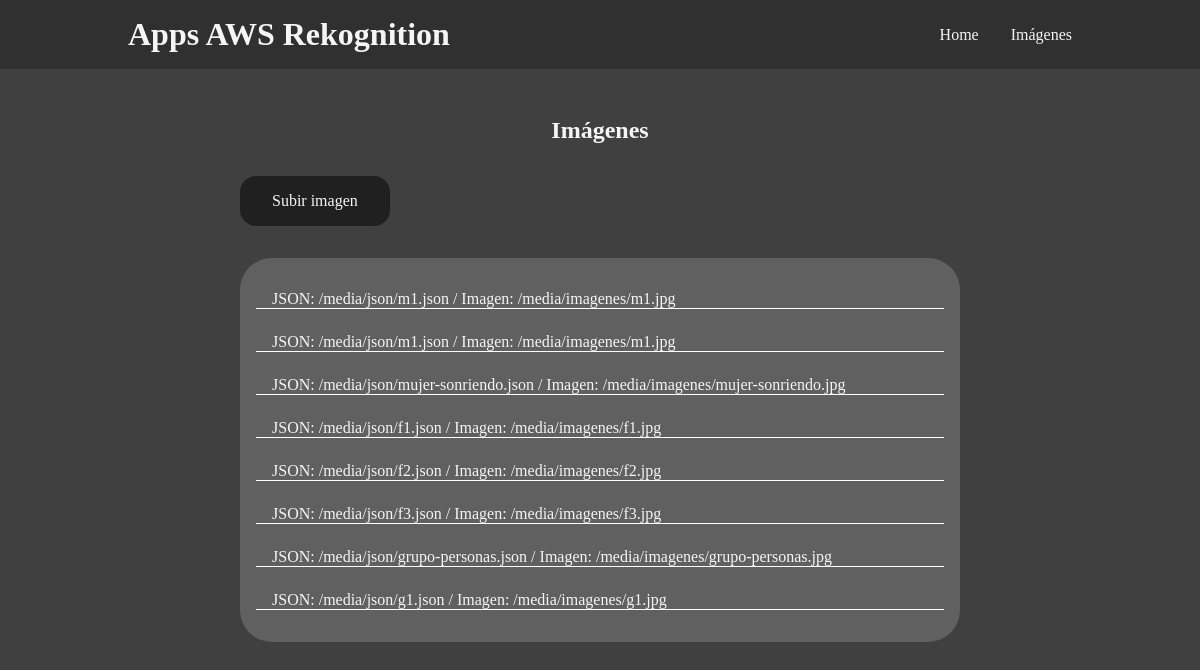
The page /imagenes/ on the database as committed earlier.
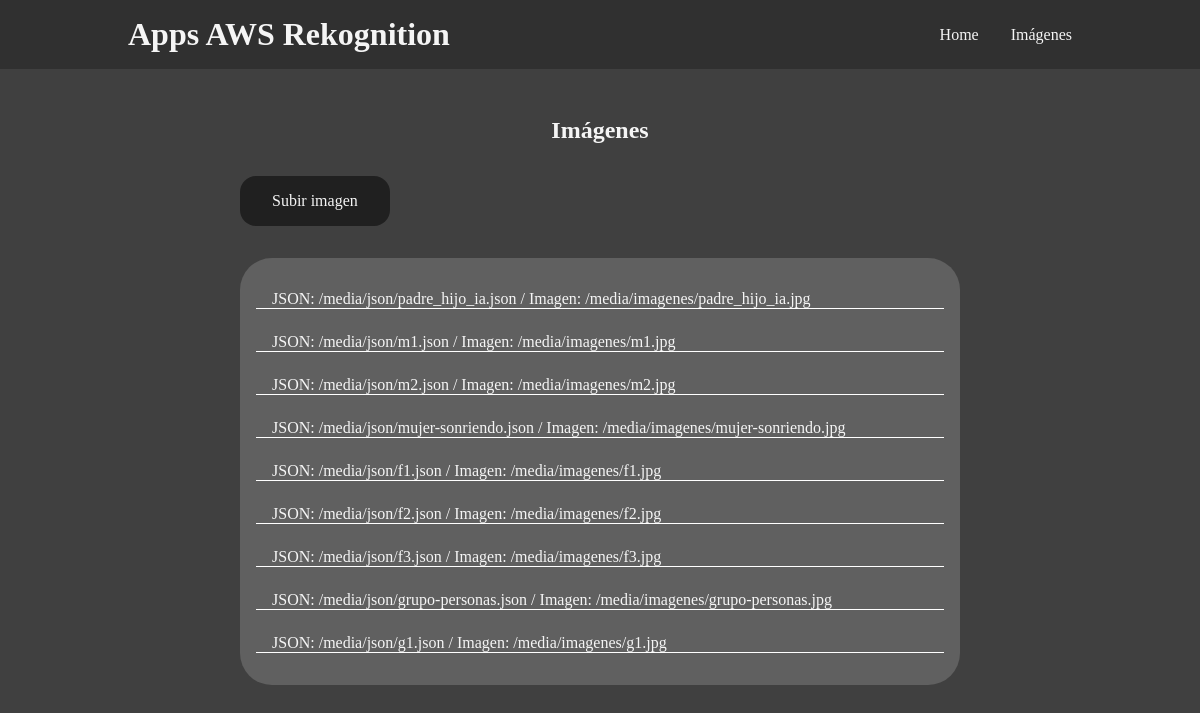
The same page on the database as committed later.
### home/models.py (models this page shows, shortened)
class Imagen(models.Model):
	json = models.FileField(upload_to='json/')
	imagen = models.ImageField(upload_to='imagenes/')
	created_at = models.DateTimeField(auto_now_add=True, null=True, blank=True)
	updated = models.DateTimeField(auto_now_add=False, auto_now=True)
	class Meta:
		db_table = "imagenes"
		ordering = ['-created_at']
		constraints = [
			models.UniqueConstraint(fields=['json'], name='unique_json'),
			models.UniqueConstraint(fields=['imagen'], name='unique_imagen')
		]

### home/views.py (the view)
# urls.py: path('imagenes/', views.imagenes, name='imagenes'),
def imagenes(request):
    imagenes = Imagen.objects.all()
    return render(request, 'imagenes.html', {
        'imagenes': imagenes
    })

### home/templates/imagenes.html (shortened to what this page needs)
{% extends 'layouts/base.html' %}
{% load static %}
{% block estilos %}
<link rel="stylesheet" href="{% static 'css/imagenes.css' %}">
{% endblock %}
{% block content%}
<section>
    <h1>Imágenes</h1>
    <a href="{% url 'subir_imagen' %}">Subir imagen</a>
    <ul>
        {% for imagen in imagenes %}
            <li>JSON: /media/{{imagen.json}} / Imagen: /media/{{imagen.imagen}}</li>
        {% endfor %}
    </ul>
</section>
{% endblock %}

Rows that differ between the two databases and show on the page:
added Imagen: json "json/padre_hijo_ia.json", imagen "imagenes/padre_hijo_ia.jpg"
changed Imagen: json "json/m1.json" → "json/m2.json"; imagen "imagenes/m1.jpg" → "imagenes/m2.jpg"
